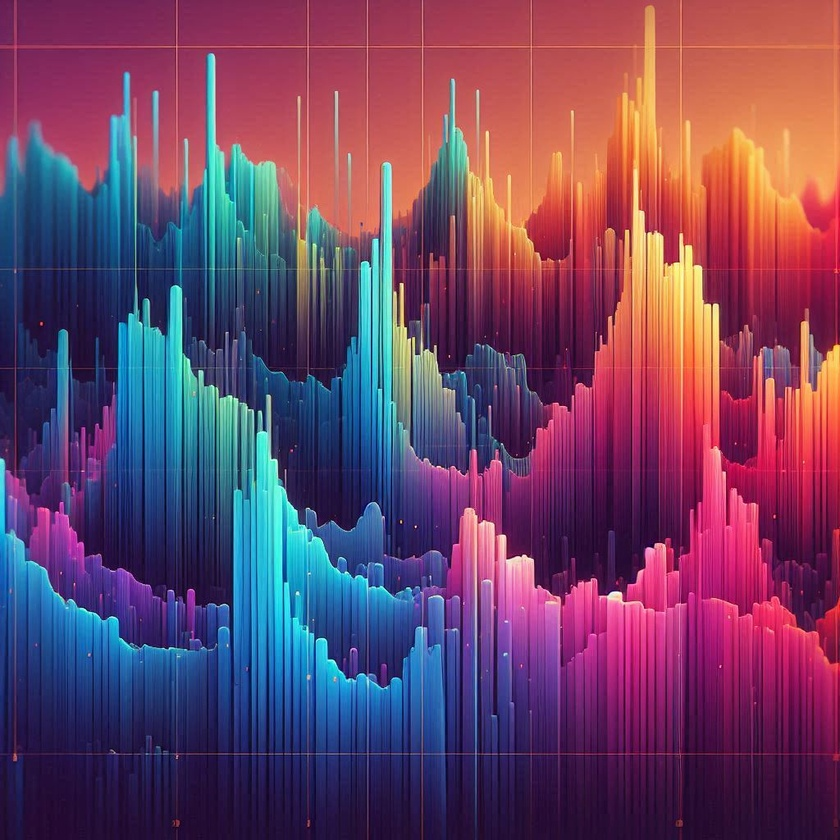
#> input picture archive/histograma4.jpg, 840 x 840 px, shrunk from 1024 x 1024 before the run
$ python Parte_4_3.py
#> lines starting #> are read from the running program, lines starting #| are printed output that depends on the picture; after the words box and inside, x2 and y2 are one past the last pixel; in counts of white or black regions, pixels touching at a corner belong together
#biblioteca
import numpy as np
import cv2 as cv
#Detecção de Contornos
def detect_bordas(caminhoimg):
    #leitura da imagem
#> called with caminhoimg = 'archive/histograma4.jpg'
    img = cv.imread(caminhoimg)
#> img is the input picture: shape (840, 840, 3); mean B, G, R 100.8, 68.2, 110.1

    #comverte imagem para cinza
    cinza = cv.cvtColor(img, cv.COLOR_BGR2GRAY)
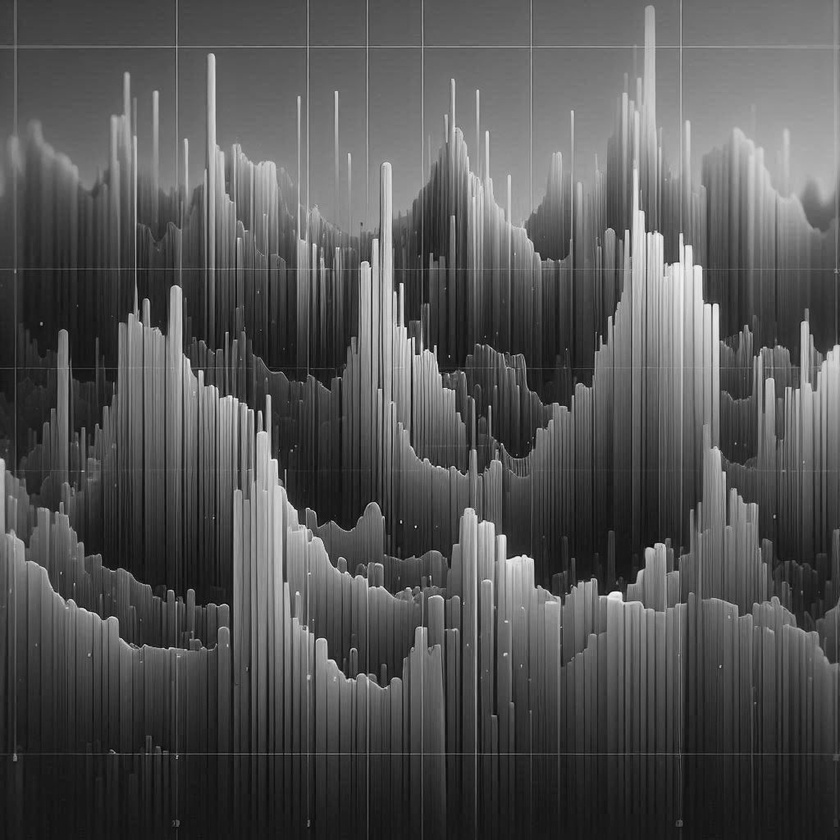
#> cinza: shape (840, 840); min 4, max 253, mean 84.4

    #detecta cantos com a função cv.goodFeaturesToTrack()
    canto = cv.goodFeaturesToTrack(cinza, 27, 0.01, 10)
#> canto = 27 rows, first 8: [415, 526], [248, 408], [409, 339], [435, 345], [678, 261], [501, 443], [272, 458], [653, 547]
    novocanto = np.int_(canto)#o equivalente do np.int0() na função que transforma em inteiro é o np.int_()
#> novocanto has the same summary as canto

    # we iterate through each corner,
    # making a circle at each point that we think is a corner.
    for i in novocanto:
        x, y = i.ravel()#coordenada do canto detectado do loop de cada novocanto detectado
        #cv.circle() cria um circulo nos cantos detectados
        # imagem,posição,radio do circulo,rgb.
        cv.circle(img, (x, y), 3, (0,0,255), -1)
#> this loop made 27 passes
#> (x, y) on passes 1 to 12: (415, 526), (248, 408), (409, 339), (435, 345), (678, 261), (501, 443), (272, 458), (653, 547), (489, 405), (400, 283), (199, 371), (521, 556)
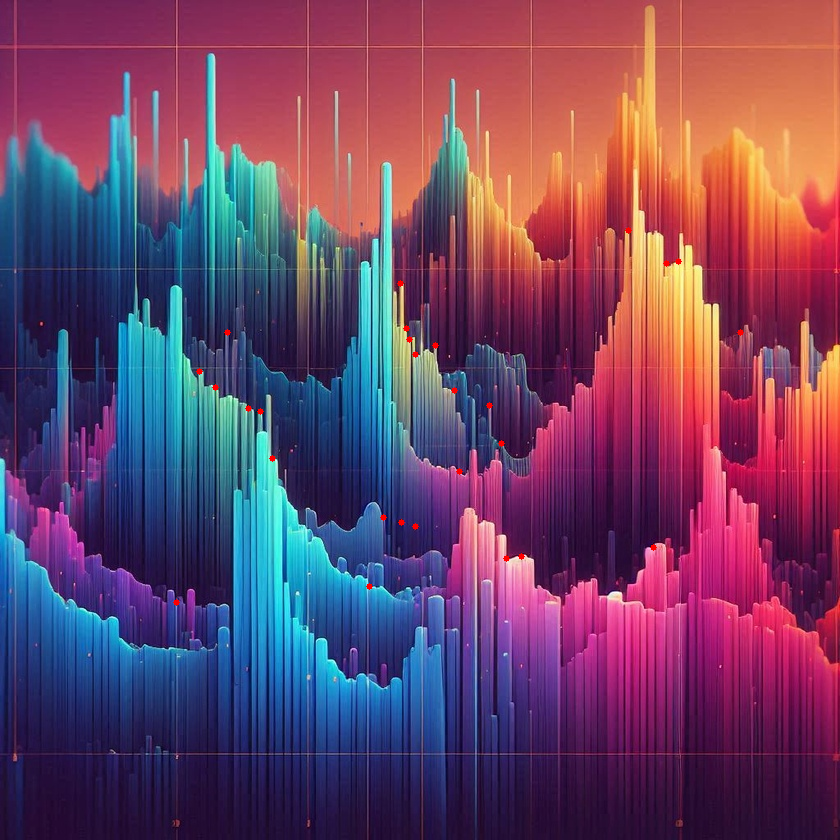
#> img: shape (840, 840, 3); 0.11% of pixels changed, all inside (x1, y1, x2, y2) = (173, 227, 744, 606)

    #cv.imshow("Imagem com bordas detectadas: ", img)
    #cv.waitKey(0)
    #cv.destroyAllWindows()
    lista = [img]
    for x, y in enumerate(lista):
        cv.imwrite("imagems_salvas/forma3" + str(x) + ".jpg", y)
#> this loop made 1 pass
#> x on pass 1: 0

#detect_bordas(caminhoimg="archive/histograma.jpg")
#detect_bordas(caminhoimg="archive/histograma2.jpg")
#detect_bordas(caminhoimg="archive/histograma3.jpg")
detect_bordas(caminhoimg="archive/histograma4.jpg")

$ run again, with archive/histograma.jpg copied over archive/histograma4.jpg
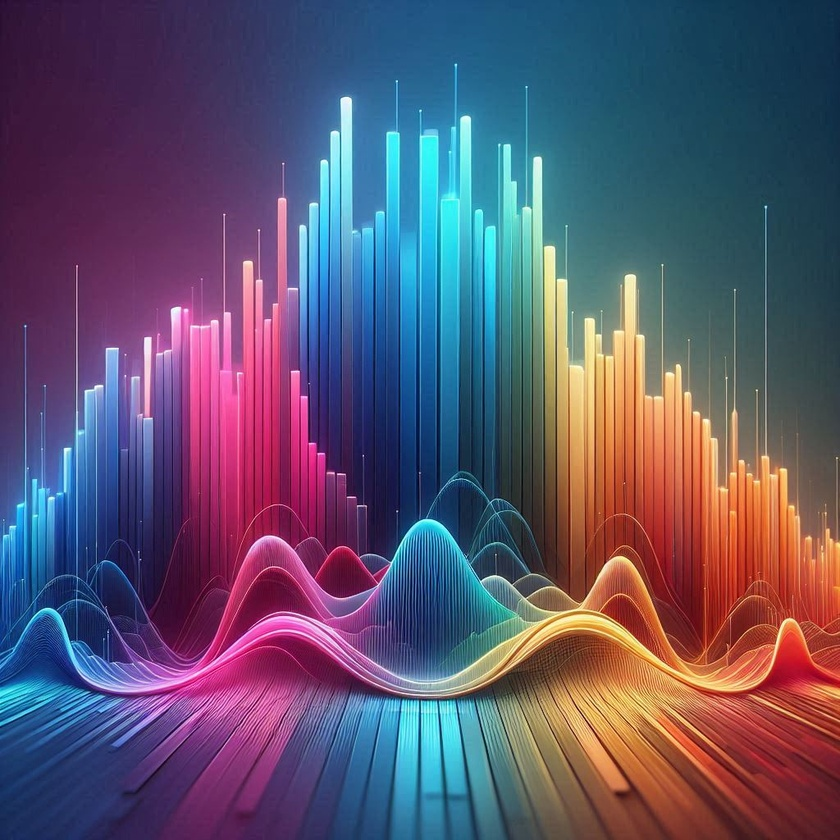
#> input picture archive/histograma.jpg, 840 x 840 px, shrunk from 1024 x 1024 before the run
#> in detect_bordas, img is the input picture: shape (840, 840, 3); mean B, G, R 108.7, 84.2, 92.9
#> in detect_bordas, `cinza = cv.cvtColor(img, cv.COLOR_BGR2GRAY)`:
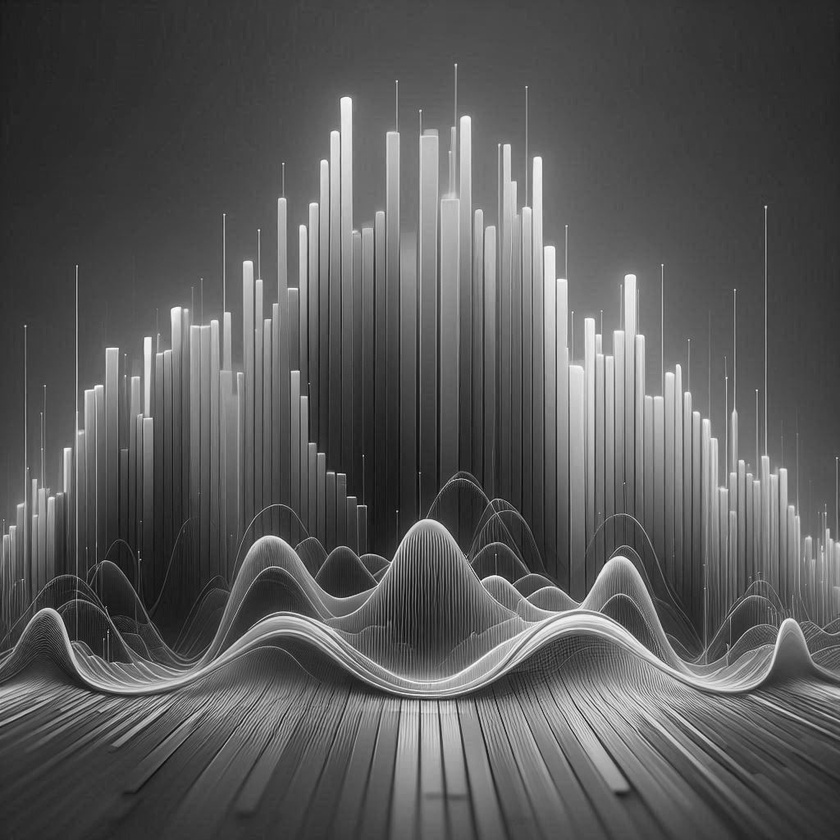
#> cinza: shape (840, 840); min 6, max 253, mean 89.6
#> canto = 27 rows, first 8: [337, 474], [765, 206], [397, 511], [25, 326], [283, 163], [480, 579], [224, 214], [756, 390]
#> novocanto has the same summary as canto
#> the loop in detect_bordas, `for i in novocanto:` made 27 passes
#> after the loop in detect_bordas, `for i in novocanto:`:
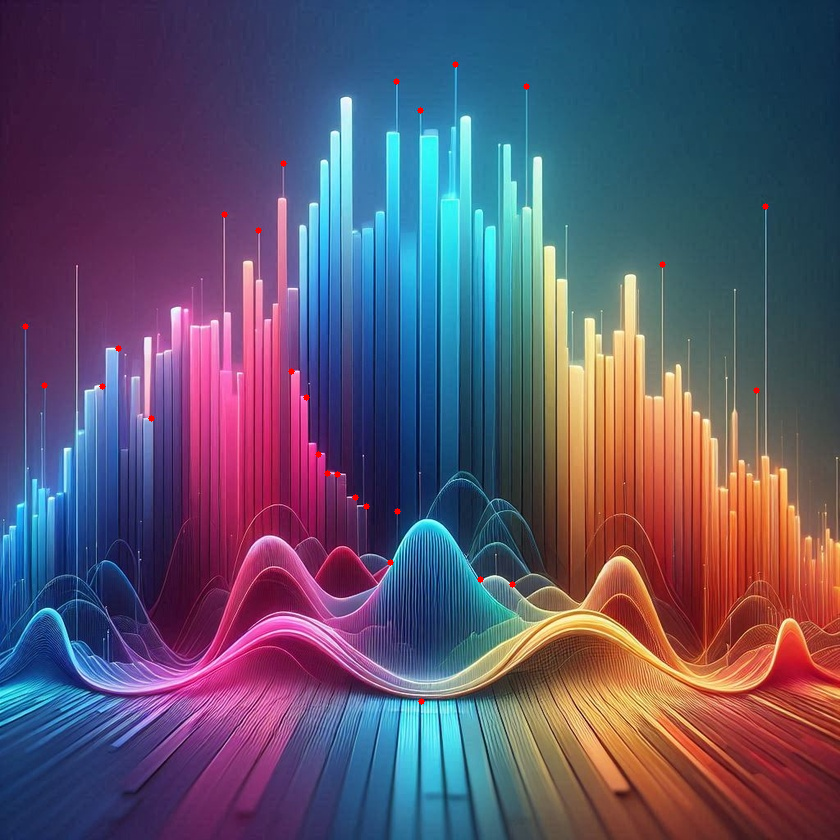
#> img: shape (840, 840, 3); 0.11% of pixels changed, all inside (x1, y1, x2, y2) = (22, 61, 769, 705)
#> the loop in detect_bordas, `for x, y in enumerate(lista):` made 1 pass
#> x on pass 1: 0

$ run again, with archive/histograma2.jpg copied over archive/histograma4.jpg
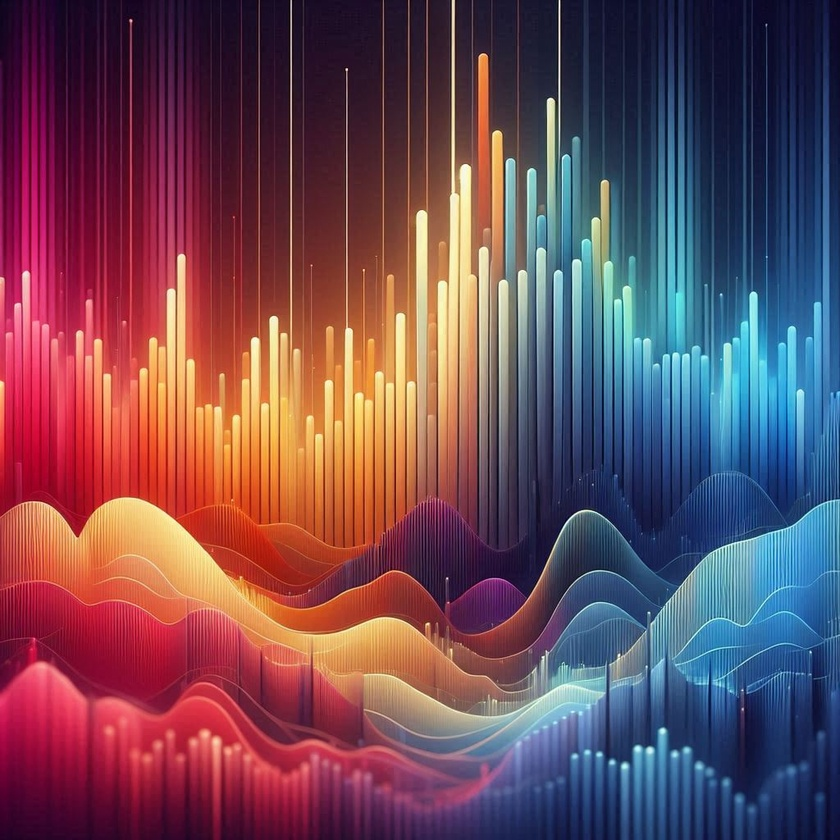
#> input picture archive/histograma2.jpg, 840 x 840 px, shrunk from 1024 x 1024 before the run
#> in detect_bordas, img is the input picture: shape (840, 840, 3); mean B, G, R 87.8, 73.9, 109.9
#> in detect_bordas, `cinza = cv.cvtColor(img, cv.COLOR_BGR2GRAY)`:
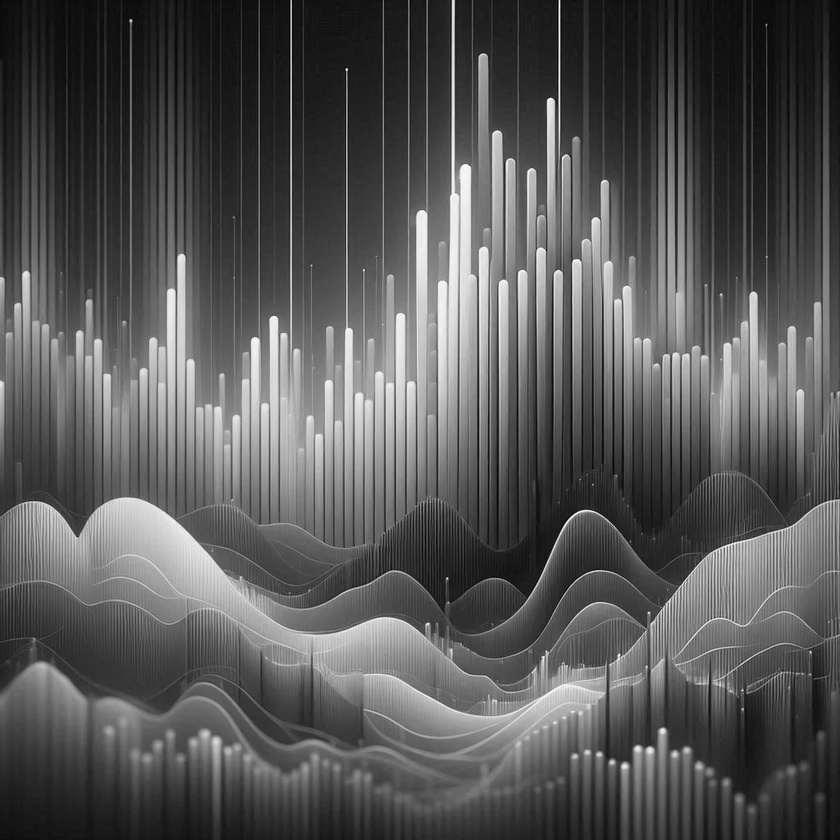
#> cinza: shape (840, 840); min 2, max 254, mean 86.2
#> canto = 27 rows, first 8: [346, 69], [447, 578], [130, 20], [648, 612], [543, 657], [810, 651], [721, 294], [619, 654]
#> novocanto has the same summary as canto
#> the loop in detect_bordas, `for i in novocanto:` made 27 passes
#> after the loop in detect_bordas, `for i in novocanto:`:
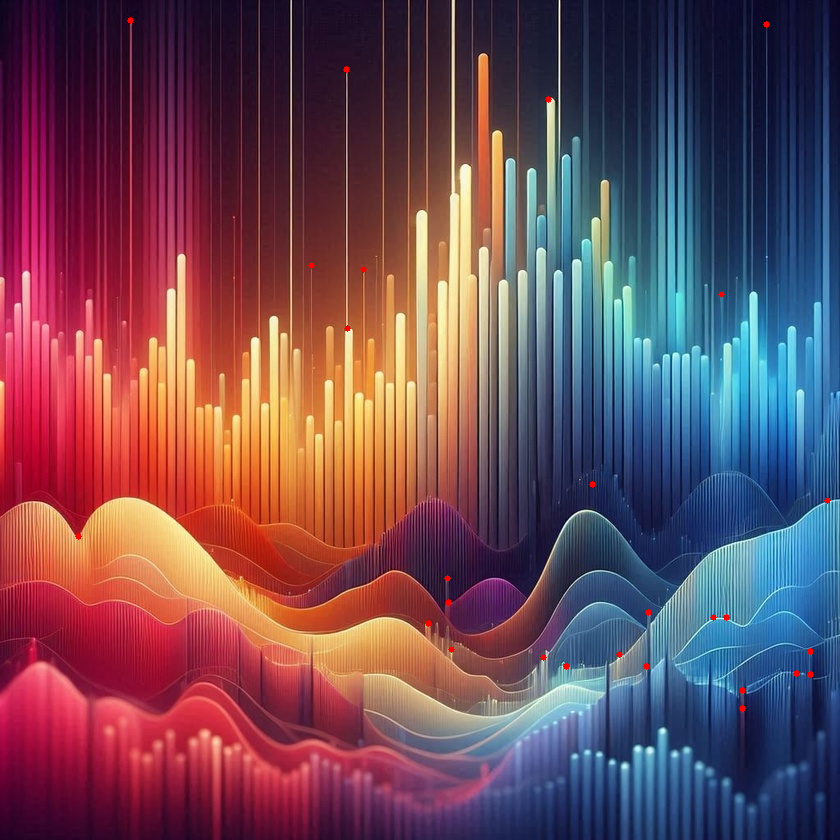
#> img: shape (840, 840, 3); 0.11% of pixels changed, all inside (x1, y1, x2, y2) = (75, 17, 831, 712)
#> the loop in detect_bordas, `for x, y in enumerate(lista):` made 1 pass
#> x on pass 1: 0

$ run again, with archive/histograma3.jpg copied over archive/histograma4.jpg
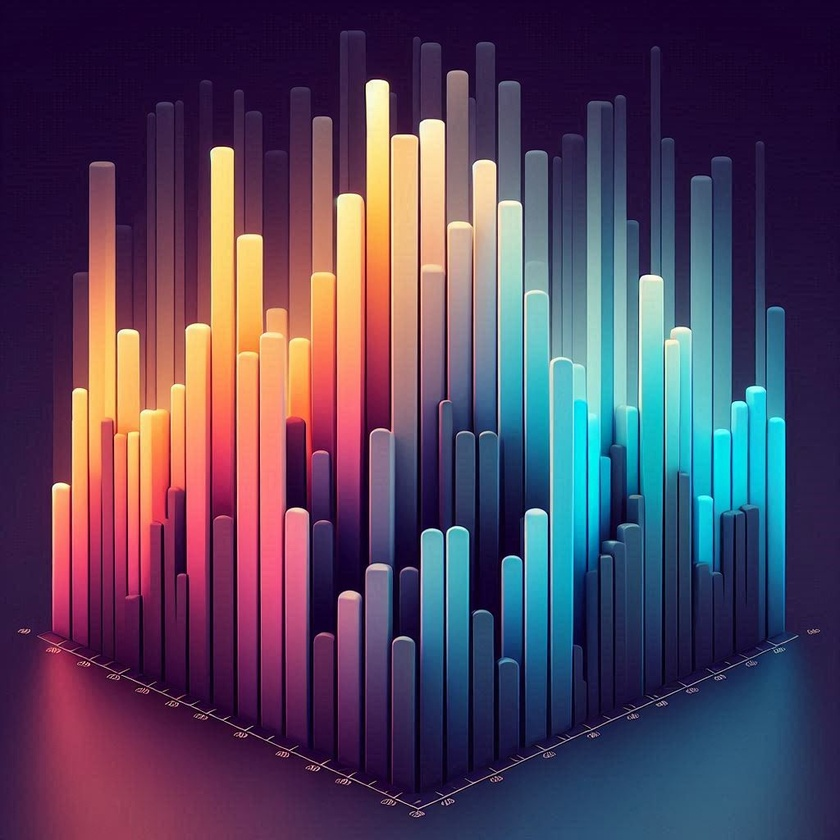
#> input picture archive/histograma3.jpg, 840 x 840 px, shrunk from 1024 x 1024 before the run
#> in detect_bordas, img is the input picture: shape (840, 840, 3); mean B, G, R 92.4, 67.5, 83.5
#> in detect_bordas, `cinza = cv.cvtColor(img, cv.COLOR_BGR2GRAY)`:
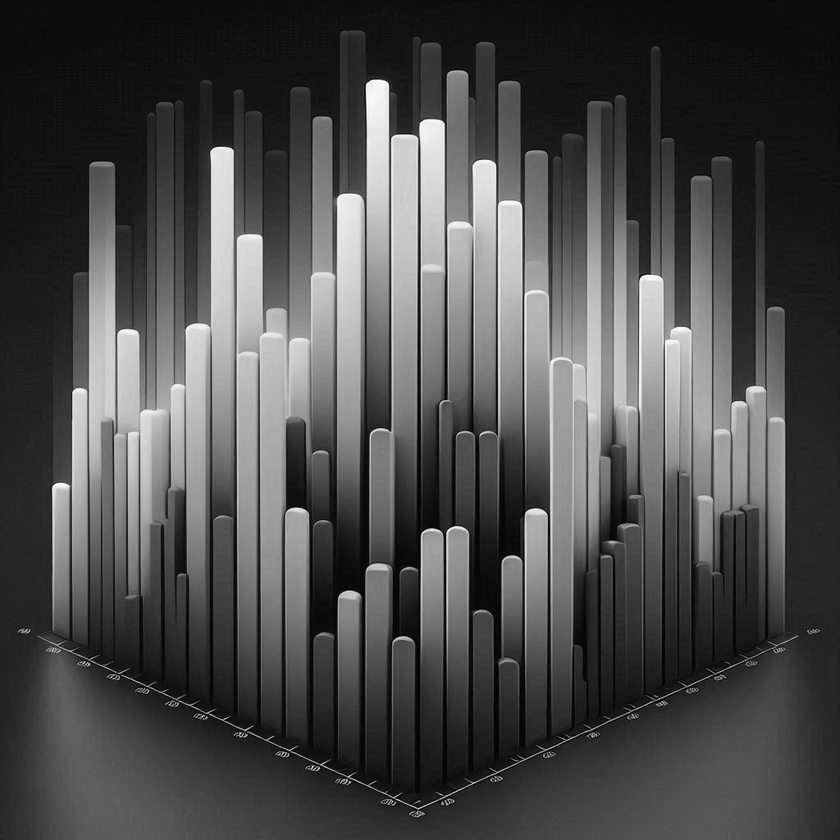
#> cinza: shape (840, 840); min 2, max 255, mean 75.1
#> canto = 27 rows, first 8: [350, 781], [312, 765], [390, 431], [246, 734], [448, 803], [179, 703], [89, 664], [283, 752]
#> novocanto has the same summary as canto
#> the loop in detect_bordas, `for i in novocanto:` made 27 passes
#> after the loop in detect_bordas, `for i in novocanto:`:
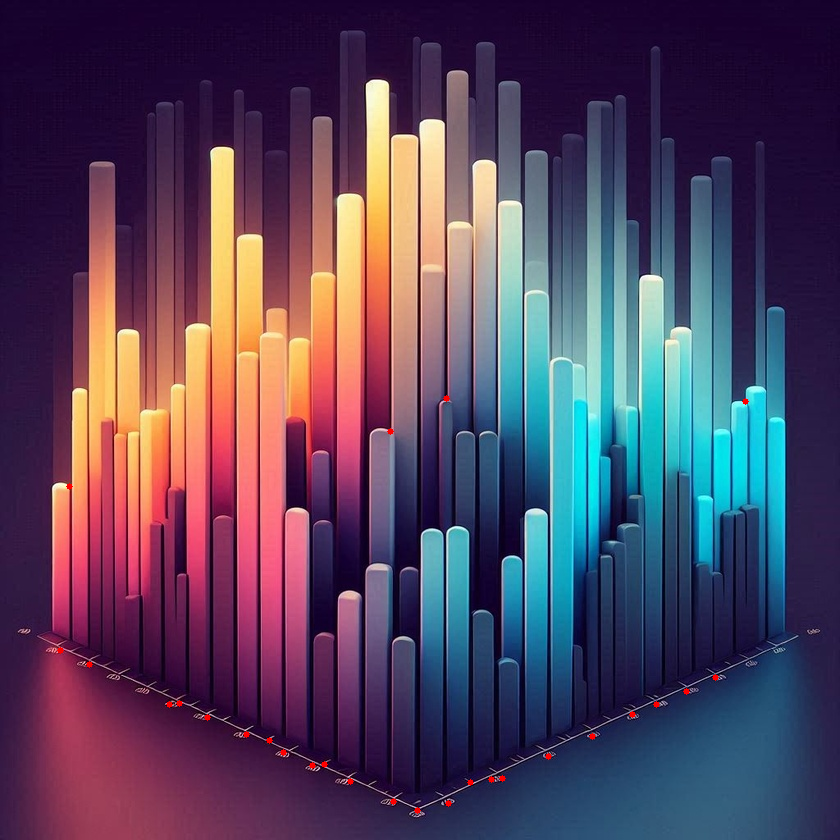
#> img: shape (840, 840, 3); 0.11% of pixels changed, all inside (x1, y1, x2, y2) = (57, 395, 749, 814)
#> the loop in detect_bordas, `for x, y in enumerate(lista):` made 1 pass
#> x on pass 1: 0
